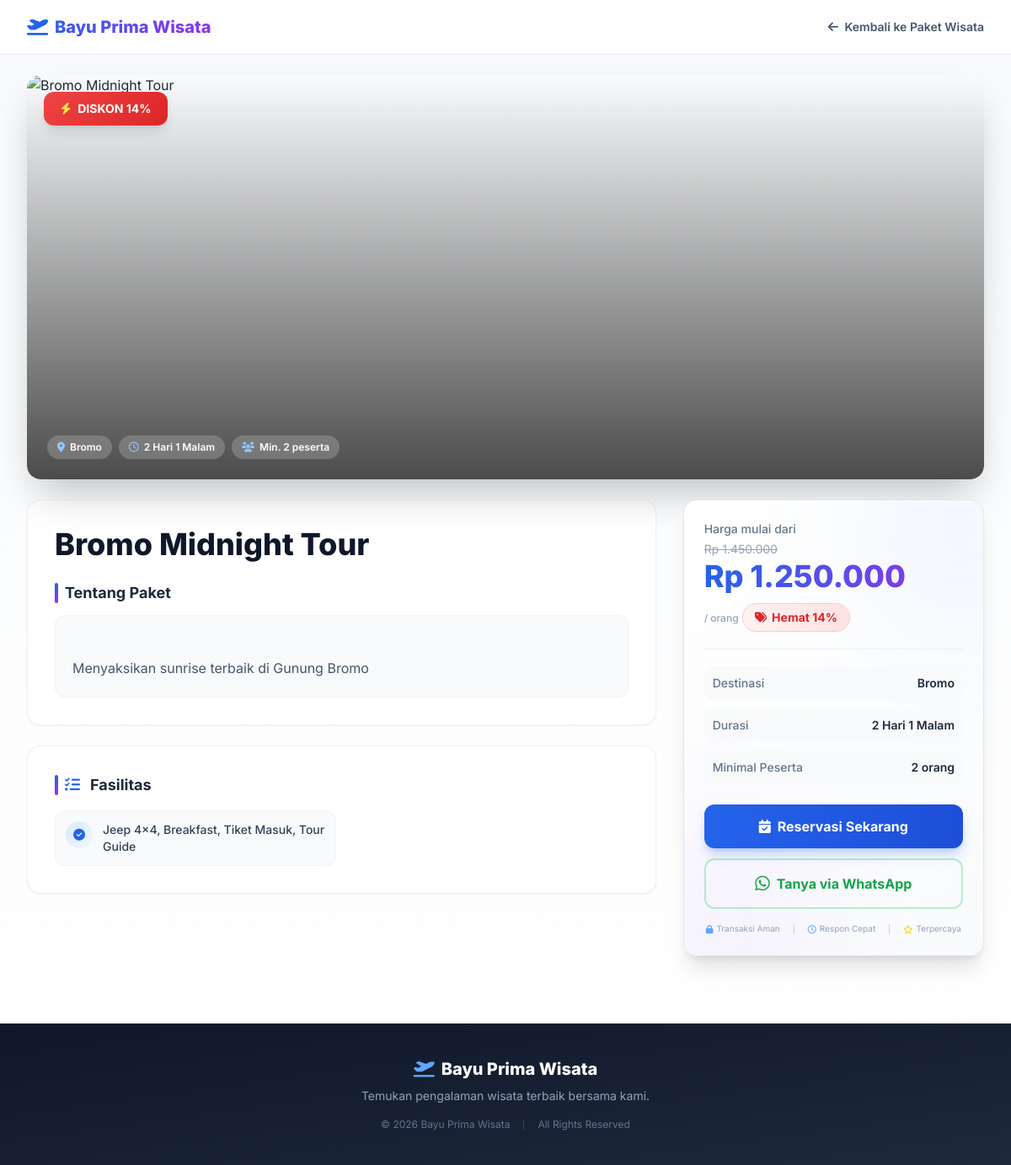
Page /detail_paket_wisata.php?slug=bromo-midnight-tour on the committed database.
### tables this page shows
CREATE TABLE `paket_wisata` (
  `id` int(11) NOT NULL,
  `nama_paket` varchar(200) NOT NULL,
  `slug` varchar(200) NOT NULL,
  `destinasi` varchar(100) NOT NULL,
  `durasi` varchar(50) NOT NULL,
  `harga_normal` decimal(15,0) NOT NULL,
  `harga_diskon` decimal(15,0) DEFAULT NULL,
  `diskon_persen` int(3) DEFAULT 0,
  `deskripsi` text DEFAULT NULL,
  `itinerary` text DEFAULT NULL,
  `fasilitas` text DEFAULT NULL,
  `termasuk` text DEFAULT NULL,
  `tidak_termasuk` text DEFAULT NULL,
  `gambar_utama` varchar(255) DEFAULT NULL,
  `gambar_lain` text DEFAULT NULL,
  `kuota` int(11) DEFAULT 0,
  `tersisa` int(11) DEFAULT 0,
  `minimal_peserta` int(11) DEFAULT 2,
  `status` enum('aktif','nonaktif','habis') DEFAULT 'aktif',
  `is_featured` tinyint(1) DEFAULT 0,
  `is_flash_sale` tinyint(1) DEFAULT 0,
  `views` int(11) DEFAULT 0,
  `created_at` timestamp NOT NULL DEFAULT current_timestamp(),
  `updated_at` timestamp NOT NULL DEFAULT current_timestamp() ON UPDATE current_timestamp()
);

### detail_paket_wisata.php (the view, shortened to what this page needs)
<?php
$db = (new Database())->getConnection();
$slug = trim($_GET['slug'] ?? '');
try {
    $stmt = $db->prepare("
        SELECT *
        FROM paket_wisata
        WHERE slug = :slug
        AND status = 'aktif'
        LIMIT 1
    ");
    $stmt->execute([':slug' => $slug]);
    $paket = $stmt->fetch(PDO::FETCH_ASSOC);
} catch (PDOException $e) {
    die('Gagal mengambil data: ' . $e->getMessage());
}
function getImagePath($filename, $default = '')
{
    $filename = trim($filename);
    if ($filename === '') {
        return $default;
    }
    return 'images/paket/' . basename($filename);
}
$defaultImage = 'https://images.unsplash.com/photo-1506744038136-46273834b3fb?auto=format&fit=crop&w=1200&q=80';
$gambarUtama = getImagePath($paket['gambar_utama'] ?? '', $defaultImage);
$hargaNormal = number_format((float) $paket['harga_normal'], 0, ',', '.');
$hargaDiskon = !empty($paket['harga_diskon'])
    ? number_format((float) $paket['harga_diskon'], 0, ',', '.')
    : null;
$diskonPersen = (int) ($paket['diskon_persen'] ?? 0);
function formatList($text)
{
    if (empty(trim($text))) {
        return [];
    }
    $lines = preg_split('/\r\n|\r|\n/', trim($text));
    return array_values(array_filter(array_map('trim', $lines)));
}
$fasilitas      = formatList($paket['fasilitas'] ?? '');
$namaPaket = $paket['nama_paket'] ?? 'Paket Wisata';
$pesanWa = "Halo Admin, saya ingin bertanya mengenai paket: " . $namaPaket;
$urlWa = "https://wa.me/6285281441565?text=" . urlencode($pesanWa);
?>
<!DOCTYPE html>
<html lang="id">
<head>
    <script src="https://cdn.tailwindcss.com"></script>
    <link rel="stylesheet" href="https://cdnjs.cloudflare.com/ajax/libs/font-awesome/6.5.2/css/all.min.css">
</head>
<body class="bg-gradient-to-b from-slate-50 to-white text-slate-800">
<header class="bg-white/80 backdrop-blur-md border-b border-slate-200/60 sticky top-0 z-50">
    <div class="max-w-7xl mx-auto px-4 sm:px-6 lg:px-8">
        <div class="h-16 flex items-center justify-between">
            <a href="paket_wisata.php" class="flex items-center gap-2 font-extrabold text-xl bg-gradient-to-r from-blue-600 to-purple-600 bg-clip-text text-transparent">
                <i class="fa-solid fa-plane-departure text-blue-600"></i>
            </a>
            <a href="paket_wisata.php" class="text-sm font-semibold text-slate-600 hover:text-blue-600 transition group">
                <i class="fa-solid fa-arrow-left mr-1 group-hover:-translate-x-1 transition"></i>
                Kembali ke Paket Wisata
            </a>
        </div>
    </div>
</header>
<section class="relative">
    <div class="max-w-7xl mx-auto px-4 sm:px-6 lg:px-8 py-6">
        <div class="relative overflow-hidden rounded-2xl shadow-2xl">
            <img src="<?= htmlspecialchars($gambarUtama) ?>"
                 alt="<?= htmlspecialchars($paket['nama_paket']) ?>"
                 class="w-full h-[280px] md:h-[480px] object-cover"
                 onerror="this.onerror=null; this.src='<?= htmlspecialchars($defaultImage) ?>';">
            <div class="absolute inset-0 image-overlay rounded-2xl"></div>
            <?php if ($diskonPersen > 0): ?>
                <div class="absolute top-5 left-5 discount-badge text-white px-5 py-2.5 rounded-xl font-bold text-sm shadow-lg flex items-center gap-2">
                    <i class="fa-solid fa-bolt text-yellow-300"></i>
                    DISKON <?= $diskonPersen ?>%
                </div>
            <?php endif; ?>
            <div class="absolute bottom-6 left-6 right-6 text-white">
                <div class="flex flex-wrap gap-2">
                    <span class="px-3 py-1.5 bg-white/20 backdrop-blur-sm rounded-full text-xs font-semibold flex items-center gap-1.5">
                        <i class="fa-solid fa-location-dot text-blue-300"></i>
                        <?= htmlspecialchars($paket['destinasi']) ?>
                    </span>
                    <span class="px-3 py-1.5 bg-white/20 backdrop-blur-sm rounded-full text-xs font-semibold flex items-center gap-1.5">
                        <i class="fa-regular fa-clock text-blue-300"></i>
                        <?= htmlspecialchars($paket['durasi']) ?>
                    </span>
                    <?php if (!empty($paket['minimal_peserta'])): ?>
                        <span class="px-3 py-1.5 bg-white/20 backdrop-blur-sm rounded-full text-xs font-semibold flex items-center gap-1.5">
                            <i class="fa-solid fa-users text-blue-300"></i>
                            Min. <?= (int) $paket['minimal_peserta'] ?> peserta
                        </span>
                    <?php endif; ?>
                </div>
            </div>
        </div>
    </div>
</section>
<main class="max-w-7xl mx-auto px-4 sm:px-6 lg:px-8 pb-12">
    <div class="grid grid-cols-1 lg:grid-cols-3 gap-8">
        <div class="lg:col-span-2 space-y-6">
            <div class="bg-white rounded-2xl border border-slate-200/60 shadow-sm hover:shadow-md transition p-6 md:p-8 hover-lift">
                <h1 class="text-3xl md:text-4xl font-extrabold text-slate-900 leading-tight">
                    <?= htmlspecialchars($paket['nama_paket']) ?>
                </h1>
                <?php if (!empty($paket['deskripsi'])): ?>
                    <div class="mt-6">
                        <h2 class="text-lg font-bold text-slate-800 mb-3 flex items-center gap-2">
                            <span class="w-1 h-6 bg-gradient-to-b from-blue-600 to-purple-600 rounded-full"></span>
                            Tentang Paket
                        </h2>
                        <div class="text-slate-600 leading-7 whitespace-pre-line bg-slate-50 rounded-xl p-5 border border-slate-100">
                            <?= nl2br(htmlspecialchars($paket['deskripsi'])) ?>
                        </div>
                    </div>
                <?php endif; ?>
            </div>
            <?php if (!empty($fasilitas)): ?>
                <div class="bg-white rounded-2xl border border-slate-200/60 shadow-sm hover:shadow-md transition p-6 md:p-8 hover-lift">
                    <h2 class="text-lg font-bold text-slate-800 mb-4 flex items-center gap-2">
                        <span class="w-1 h-6 bg-gradient-to-b from-blue-600 to-purple-600 rounded-full"></span>
                        <i class="fa-solid fa-list-check text-blue-600 mr-1"></i>
                        Fasilitas
                    </h2>
                    <div class="grid grid-cols-1 md:grid-cols-2 gap-3">
                        <?php foreach ($fasilitas as $item): ?>
                            <div class="flex items-start gap-3 bg-slate-50 rounded-xl p-3 border border-slate-100 hover:border-blue-200 transition">
                                <div class="w-8 h-8 rounded-full feature-icon flex items-center justify-center shrink-0">
                                    <i class="fa-solid fa-circle-check text-blue-600 text-sm"></i>
                                </div>
                                <span class="text-slate-700 font-medium text-sm"><?= htmlspecialchars($item) ?></span>
                            </div>
                        <?php endforeach; ?>
                    </div>
                </div>
            <?php endif; ?>
        </div>
        <div class="lg:col-span-1">
            <div class="price-card rounded-2xl shadow-xl p-6 lg:sticky lg:top-24 relative overflow-hidden">
                <div class="absolute -top-24 -right-24 w-64 h-64 bg-blue-500/5 rounded-full blur-3xl"></div>
                <div class="absolute -bottom-24 -left-24 w-64 h-64 bg-purple-500/5 rounded-full blur-3xl"></div>
                <div class="relative z-10">
                    <p class="text-sm text-slate-500 mb-1 font-medium">Harga mulai dari</p>
                    <?php if ($hargaDiskon): ?>
                        <div class="text-sm text-slate-400 line-through mb-0.5">Rp <?= $hargaNormal ?></div>
                        <div class="text-4xl font-extrabold text-transparent bg-clip-text bg-gradient-to-r from-blue-600 to-purple-600">
                        </div>
                    <?php else: ?>
                        <div class="text-4xl font-extrabold text-transparent bg-clip-text bg-gradient-to-r from-blue-600 to-purple-600">
                            Rp <?= $hargaNormal ?>
                        </div>
                    <?php endif; ?>
                    <span class="text-xs text-slate-400 font-medium">/ orang</span>
                    <?php if ($diskonPersen > 0): ?>
                        <div class="mt-3 inline-flex items-center gap-1.5 bg-gradient-to-r from-red-50 to-red-100 text-red-600 px-3.5 py-1.5 rounded-full text-sm font-bold border border-red-200">
                            <i class="fa-solid fa-tags"></i>
                            Hemat <?= $diskonPersen ?>%
                        </div>
                    <?php endif; ?>
                    <div class="border-t border-slate-200/60 my-5"></div>
                    <div class="space-y-2.5 text-sm">
                        <div class="flex justify-between p-2.5 rounded-xl bg-slate-50">
                            <span class="text-slate-500 font-medium">Destinasi</span>
                            <span class="font-semibold text-slate-800"><?= htmlspecialchars($paket['destinasi']) ?></span>
                        </div>
                        <div class="flex justify-between p-2.5 rounded-xl bg-slate-50">
                            <span class="text-slate-500 font-medium">Durasi</span>
                            <span class="font-semibold text-slate-800"><?= htmlspecialchars($paket['durasi']) ?></span>
                        </div>
                        <div class="flex justify-between p-2.5 rounded-xl bg-slate-50">
                            <span class="text-slate-500 font-medium">Minimal Peserta</span>
                            <span class="font-semibold text-slate-800"><?= (int) $paket['minimal_peserta'] ?> orang</span>
                        </div>
                    </div>
                    <a href="reservasi.php?paket=<?= urlencode($paket['slug']) ?>" class="mt-6 w-full bg-gradient-to-r from-blue-600 to-blue-700 hover:from-blue-700 hover:to-blue-800 text-white py-3.5 rounded-xl font-bold flex items-center justify-center gap-2 transition-all duration-300 shadow-lg shadow-blue-600/25 hover:shadow-blue-600/40">
                        <i class="fa-solid fa-calendar-check"></i>
                        Reservasi Sekarang
                    </a>
                    <a href="<?= $urlWa; ?>" target="_blank" class="mt-3 w-full border-2 border-green-500/30 text-green-600 hover:bg-green-50 py-3.5 rounded-xl font-bold flex items-center justify-center gap-2 transition-all duration-300 floating-wa">
                        <i class="fa-brands fa-whatsapp text-xl"></i>
                        <span>Tanya via WhatsApp</span>
                    </a>
                    <div class="mt-4 flex items-center justify-center gap-4 text-[10px] text-slate-400">
                        <span class="flex items-center gap-1">
                            <i class="fa-solid fa-lock text-blue-400"></i>
                            Transaksi Aman
                        </span>
                        <span class="flex items-center gap-1">
                            <i class="fa-regular fa-clock text-blue-400"></i>
                            Respon Cepat
                        </span>
                        <span class="flex items-center gap-1">
                            <i class="fa-regular fa-star text-yellow-400"></i>
                            Terpercaya
                        </span>
                    </div>
                </div>
            </div>
        </div>
    </div>
</main>
<footer class="bg-gradient-to-br from-slate-900 to-slate-800 text-white py-10 mt-8">
    <div class="max-w-7xl mx-auto px-4 text-center">
        <div class="flex items-center justify-center gap-2 font-extrabold text-xl mb-2">
            <i class="fa-solid fa-plane-departure text-blue-400"></i>
            <span>Bayu Prima Wisata</span>
        </div>
        <p class="text-slate-400 text-sm max-w-md mx-auto">Temukan pengalaman wisata terbaik bersama kami.</p>
        <div class="flex items-center justify-center gap-4 mt-4 text-xs text-slate-500">
            <span>© <?= date('Y') ?> Bayu Prima Wisata</span>
            <span>All Rights Reserved</span>
        </div>
    </div>
</footer>
</body>
</html>

### detail_paket_wisata.php (style rules this page uses)
* { font-family: 'Inter', sans-serif; }
.price-card { background: linear-gradient(145deg, #ffffff, #f8fafc); border: 1px solid #e2e8f0; }
.discount-badge { background: linear-gradient(135deg, #ef4444, #dc2626); animation: pulse 2s infinite; }
.hover-lift { transition: all 0.3s cubic-bezier(0.4, 0, 0.2, 1); }
.feature-icon { background: linear-gradient(135deg, #dbeafe, #eff6ff); }
.image-overlay { background: linear-gradient(0deg, rgba(0,0,0,0.7) 0%, rgba(0,0,0,0) 100%); }
.floating-wa { animation: float 3s ease-in-out infinite; }

### rows in the picture
paket_wisata: diskon_persen "14", destinasi "Bromo", durasi "2 Hari 1 Malam", minimal_peserta "2", nama_paket "Bromo Midnight Tour", deskripsi "Menyaksikan sunrise terbaik di Gunung Bromo", fasilitas "Jeep 4x4, Breakfast, Tiket Masuk, Tour Guide", harga_normal "1.450.000"
